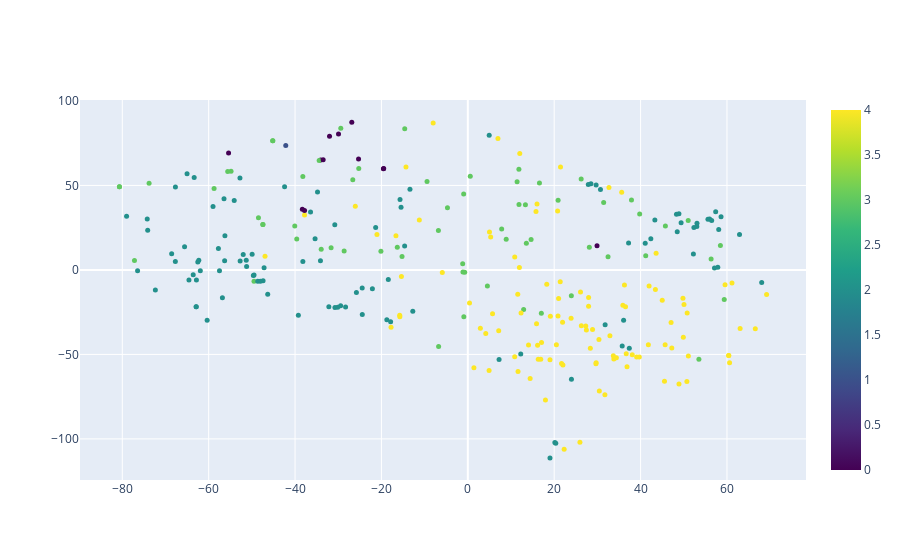

The cell this chart's notebook holds for it:
### Markdown cell above
### Como hay demasiados artistas, plotly reutiliza clores y es imposible saber si se está clusterizando bien, por lo que reduciremos el dataset a 5 cantantes

### Code cell
artists = ["SFDK", "Rayden", "Dendro", "Nach", "Dante"]
parcial_artists = two_dimensional_songs[two_dimensional_songs['artista'].isin(artists)]

from plotly.offline import download_plotlyjs, init_notebook_mode, plot, iplot

init_notebook_mode(connected=True)

import plotly.graph_objs as go

trace1 = go.Scatter(
    y = parcial_artists['Y'],
    x = parcial_artists['X'],
    text = parcial_artists['artista'],
    mode='markers',
    marker=dict(
        size= 5,#'7',
        color = parcial_artists['artista'].astype('category').cat.codes, #set color equal to a variable
        colorscale='Viridis',
        showscale=True
    )
)
data = [trace1]

iplot(data)

### Figure 1 — Plotly figure (JSON) as saved in the notebook; plotly's stock layout.template omitted (floating-point values rounded to 4 significant figures; data arrays with more than 128 entries replaced by an {"elided": "..."} marker saying what was removed)
{"data": [{"marker": {"color": {"elided": "287 int values"}, "colorscale": [[0, "#440154"], [0.1111, "#482878"], [0.2222, "#3e4989"], [0.3333, "#31688e"], [0.4444, "#26828e"], [0.5556, "#1f9e89"], [0.6667, "#35b779"], [0.7778, "#6ece58"], [0.8889, "#b5de2b"], [1, "#fde725"]], "showscale": true, "size": 5}, "mode": "markers", "text": {"elided": "287 str values"}, "type": "scatter", "x": {"elided": "287 float values"}, "y": {"elided": "287 float values"}}], "layout": {}}
